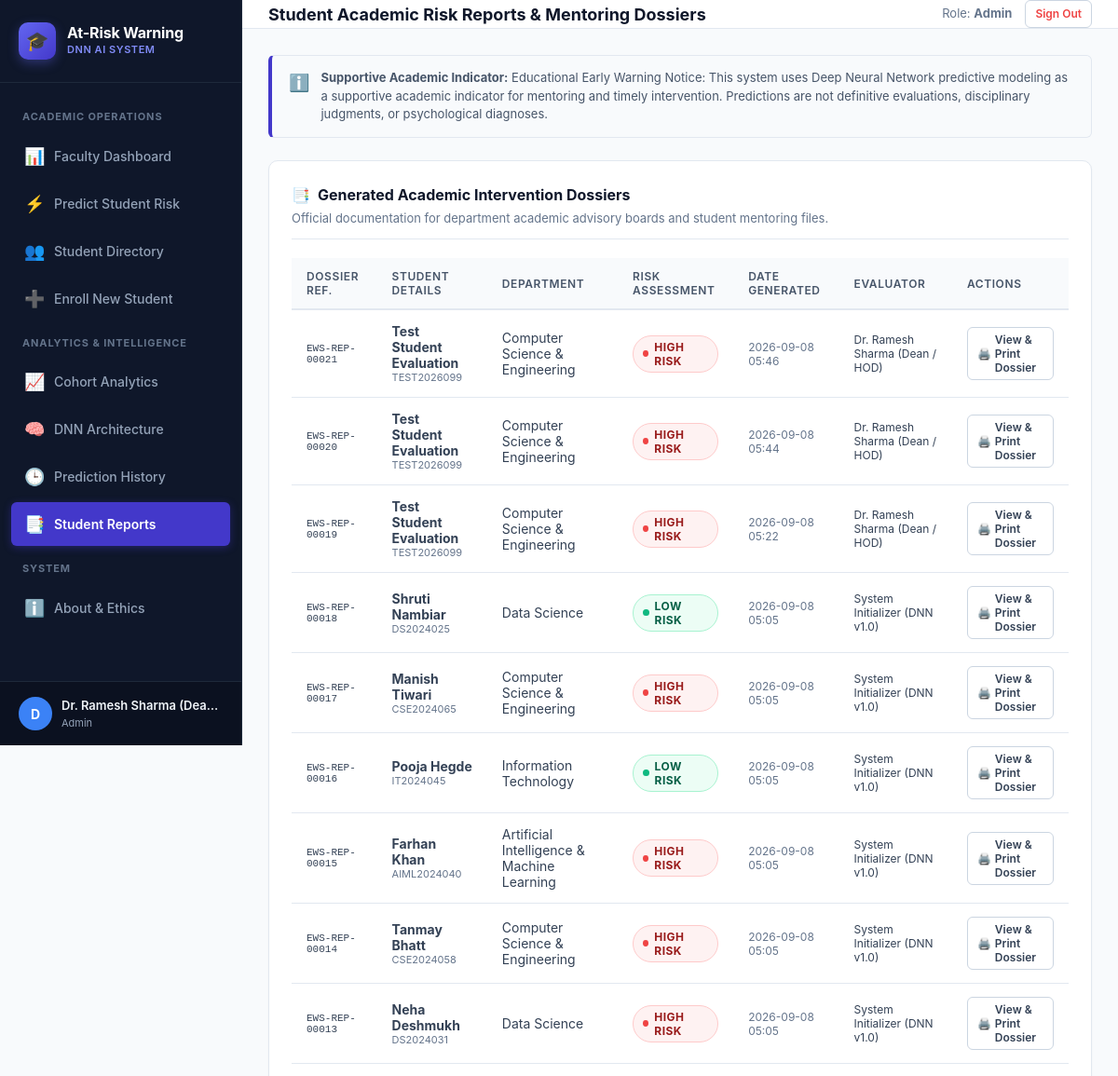
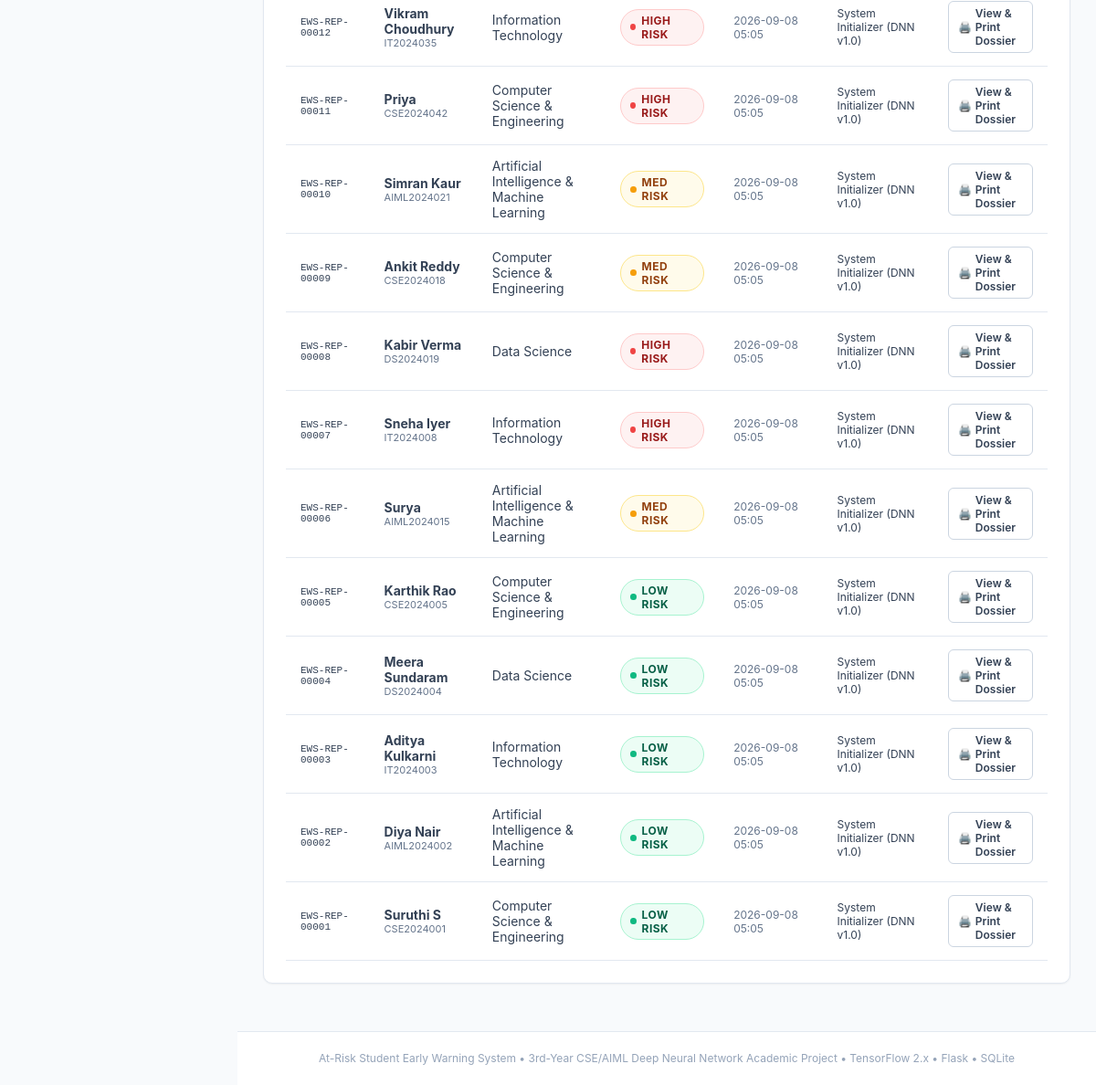
The app's page /reports (signed in) with its own data (2 pictures, top to bottom).
### tables this page shows
CREATE TABLE predictions (
    id INTEGER PRIMARY KEY AUTOINCREMENT,
    student_id TEXT NOT NULL,
    risk_level TEXT NOT NULL,
    risk_code INTEGER NOT NULL,
    confidence REAL NOT NULL,
    low_probability REAL NOT NULL,
    medium_probability REAL NOT NULL,
    high_probability REAL NOT NULL,
    predicted_by TEXT DEFAULT 'Faculty',
    recommendations TEXT,
    risk_factors TEXT,
    explanation TEXT,
    academic_record_id INTEGER,
    prediction_date TIMESTAMP DEFAULT CURRENT_TIMESTAMP,
    FOREIGN KEY (student_id) REFERENCES students(student_id) ON DELETE CASCADE,
    FOREIGN KEY (academic_record_id) REFERENCES academic_records(id) ON DELETE SET NULL
);

CREATE TABLE students (
    id INTEGER PRIMARY KEY AUTOINCREMENT,
    student_id TEXT UNIQUE NOT NULL,
    name TEXT NOT NULL,
    email TEXT UNIQUE NOT NULL,
    department TEXT NOT NULL,
    year INTEGER NOT NULL CHECK(year BETWEEN 1 AND 4),
    semester INTEGER NOT NULL CHECK(semester BETWEEN 1 AND 8),
    contact_number TEXT,
    created_at TIMESTAMP DEFAULT CURRENT_TIMESTAMP
);

### app.py (the view)
@app.route('/reports')
@login_required
@role_required('admin', 'faculty')
def reports():
    predictions_list = get_all_predictions(limit=100)
    return render_template('reports.html', predictions=predictions_list)

### app.py (called while the page is built)
def login_required(f):
    @wraps(f)
    def decorated_function(*args, **kwargs):
        if 'user_id' not in session:
            flash("Please log in to access this page.", "warning")
            return redirect(url_for('login', next=request.url))
        return f(*args, **kwargs)
    return decorated_function

def role_required(*allowed_roles):
    def decorator(f):
        @wraps(f)
        def decorated_function(*args, **kwargs):
            if 'user_id' not in session:
                flash("Please log in to continue.", "warning")
                return redirect(url_for('login'))
            user_role = session.get('role')
            if user_role not in allowed_roles:
                flash("Access denied: You do not have permissions for this section.", "danger")
                if user_role == 'student':
                    return redirect(url_for('student_dashboard'))
                return redirect(url_for('dashboard'))
            return f(*args, **kwargs)
        return decorated_function
    return decorator

@app.context_processor
def inject_globals():
    return {
        'current_user': {
            'id': session.get('user_id'),
            'username': session.get('username'),
            'role': session.get('role'),
            'full_name': session.get('full_name'),
            'student_ref_id': session.get('student_ref_id')
        },
        'risk_colors': config.RISK_COLORS,
        'disclaimer': config.DISCLAIMER_NOTICE,
        'feature_metadata': FEATURE_METADATA
    }

### utils/database.py (called while the page is built)
def get_db_connection():
    conn = sqlite3.connect(config.DATABASE_PATH)
    conn.row_factory = sqlite3.Row
    return conn

def get_all_predictions(limit=100, risk_level=None):
    conn = get_db_connection()
    query = """
    SELECT p.*, s.name, s.department, a.attendance_percentage, a.internal_marks, a.backlogs
    FROM predictions p
    JOIN students s ON p.student_id = s.student_id
    LEFT JOIN academic_records a ON p.academic_record_id = a.id
    WHERE 1=1
    """
    params = []
    if risk_level and risk_level != 'All':
        query += " AND p.risk_level = ?"
        params.append(risk_level)
    query += " ORDER BY p.id DESC LIMIT ?"
    params.append(limit)
    rows = conn.execute(query, params).fetchall()
    conn.close()
    return rows

### templates/reports.html (shortened to what this page needs)
﻿{% extends "base.html" %}
{% block header_title %}Student Academic Risk Reports & Mentoring Dossiers{% endblock %}
{% block content %}
<div class="card">
  <div class="card-header">
    <div>
      <h3><span>📑</span> Generated Academic Intervention Dossiers</h3>
      <p style="font-size: 13px; color: var(--text-muted); margin-top: 4px;">
        Official documentation for department academic advisory boards and student mentoring files.
      </p>
    </div>
  </div>
  <div class="table-responsive">
    <table class="modern-table">
      <thead>
        <tr>
          <th>Dossier Ref.</th>
          <th>Student Details</th>
          <th>Department</th>
          <th>Risk Assessment</th>
          <th>Date Generated</th>
          <th>Evaluator</th>
          <th>Actions</th>
        </tr>
      </thead>
      <tbody>
        {% for pred in predictions %}
        <tr>
          <td><code style="font-size: 11px;">EWS-REP-{{ "%05d"|format(pred.id) }}</code></td>
          <td>
            <strong>{{ pred.name }}</strong><br>
            <span style="font-size: 11px; color: var(--text-muted);">{{ pred.student_id }}</span>
          </td>
          <td>{{ pred.department }}</td>
          <td>
            {% if pred.risk_level == 'LOW RISK' %}
              <span class="badge badge-low"><span class="badge-pulse"></span> Low Risk</span>
            {% elif pred.risk_level == 'MEDIUM RISK' %}
              <span class="badge badge-medium"><span class="badge-pulse"></span> Med Risk</span>
            {% else %}
              <span class="badge badge-high"><span class="badge-pulse"></span> High Risk</span>
            {% endif %}
          </td>
          <td style="font-size: 12px; color: var(--text-muted);">{{ pred.prediction_date[:16] }}</td>
          <td style="font-size: 12px;">{{ pred.predicted_by }}</td>
          <td>
            <a href="{{ url_for('report_view', prediction_id=pred.id) }}" class="btn btn-secondary btn-sm" style="display: inline-flex; align-items: center; gap: 4px;">
              <span>🖨️</span> View & Print Dossier
            </a>
          </td>
        </tr>
        {% else %}
        <tr>
          <td colspan="7" style="text-align: center; color: var(--text-muted); padding: 32px;">
            No reports available yet. Run a prediction to create student reports.
          </td>
        </tr>
        {% endfor %}
      </tbody>
    </table>
  </div>
</div>
{% endblock %}

### templates/base.html (shortened to what this page needs)
﻿<!DOCTYPE html>
<html lang="en">
<head>
  <link rel="stylesheet" href="{{ url_for('static', filename='css/style.css') }}">
</head>
<body>
  <div class="app-container">
    {% if current_user.id %}
    <aside class="sidebar">
      <div class="sidebar-header">
        <div class="brand-icon">🎓</div>
        <div>
          <h2>At-Risk Warning</h2>
          <span>DNN AI System</span>
        </div>
      </div>
      <nav class="sidebar-nav">
        {% if current_user.role in ['admin', 'faculty'] %}
        <div class="nav-section-title">Academic Operations</div>
        <a href="{{ url_for('dashboard') }}" class="nav-link {% if request.endpoint == 'dashboard' %}active{% endif %}">
          <span class="icon">📊</span>
          <span>Faculty Dashboard</span>
        </a>
        <a href="{{ url_for('predict') }}" class="nav-link {% if request.endpoint == 'predict' %}active{% endif %}">
          <span class="icon">⚡</span>
          <span>Predict Student Risk</span>
        </a>
        <a href="{{ url_for('students') }}" class="nav-link {% if request.endpoint == 'students' %}active{% endif %}">
          <span class="icon">👥</span>
          <span>Student Directory</span>
        </a>
        <a href="{{ url_for('add_student') }}" class="nav-link {% if request.endpoint == 'add_student' %}active{% endif %}">
          <span class="icon">➕</span>
          <span>Enroll New Student</span>
        </a>
        <div class="nav-section-title">Analytics & Intelligence</div>
        <a href="{{ url_for('analytics') }}" class="nav-link {% if request.endpoint == 'analytics' %}active{% endif %}">
          <span class="icon">📈</span>
          <span>Cohort Analytics</span>
        </a>
        <a href="{{ url_for('model_performance') }}" class="nav-link {% if request.endpoint == 'model_performance' %}active{% endif %}">
          <span class="icon">🧠</span>
          <span>DNN Architecture</span>
        </a>
        <a href="{{ url_for('history') }}" class="nav-link {% if request.endpoint == 'history' %}active{% endif %}">
          <span class="icon">🕒</span>
          <span>Prediction History</span>
        </a>
        <a href="{{ url_for('reports') }}" class="nav-link {% if request.endpoint == 'reports' %}active{% endif %}">
          <span class="icon">📑</span>
          <span>Student Reports</span>
        </a>
        {% else %}
        <div class="nav-section-title">Student Portal</div>
        <a href="{{ url_for('student_dashboard') }}" class="nav-link {% if request.endpoint == 'student_dashboard' %}active{% endif %}">
          <span class="icon">👤</span>
          <span>My Academic Portal</span>
        </a>
        {% endif %}
        <div class="nav-section-title">System</div>
        <a href="{{ url_for('about') }}" class="nav-link {% if request.endpoint == 'about' %}active{% endif %}">
          <span class="icon">ℹ️</span>
          <span>About & Ethics</span>
        </a>
      </nav>
      <div class="sidebar-footer">
        <div class="user-badge">
          <div class="user-avatar">
            {{ current_user.full_name[0] if current_user.full_name else 'U' }}
          </div>
          <div class="user-info">
            <div class="name" title="{{ current_user.full_name }}">{{ current_user.full_name }}</div>
            <div class="role">{{ current_user.role }}</div>
          </div>
        </div>
      </div>
    </aside>
    {% endif %}
    <div class="main-wrapper">
      {% if current_user.id %}
      <header class="top-navbar">
        <div class="page-title">
          <h1>{% block header_title %}Early Warning Academic Portal{% endblock %}</h1>
        </div>
        <div class="top-actions">
          <span style="font-size: 13px; color: var(--text-muted);">
            Role: <strong>{{ current_user.role|capitalize }}</strong>
          </span>
          <a href="{{ url_for('logout') }}" class="btn btn-secondary btn-sm" style="color: #ef4444;">
            Sign Out
          </a>
        </div>
      </header>
      {% endif %}
      <main class="content-container">
        {% if current_user.id and request.endpoint not in ['about', 'login'] %}
        <div class="disclaimer-banner">
          <div class="disclaimer-icon">ℹ️</div>
          <div>
            <strong>Supportive Academic Indicator:</strong> {{ disclaimer }}
          </div>
        </div>
        {% endif %}
        {% block content %}{% endblock %}
      </main>
      <footer style="padding: 20px 28px; text-align: center; font-size: 12px; color: #94a3b8; border-top: 1px solid var(--border-color); background: white;">
        At-Risk Student Early Warning System &bull; 3rd-Year CSE/AIML Deep Neural Network Academic Project &bull; TensorFlow 2.x &bull; Flask &bull; SQLite
      </footer>
    </div>
  </div>
</body>
</html>

### records on screen
predictions: id "00021", name "Test Student Evaluation", student_id "TEST2026099", department "Computer Science & Engineering", risk_level "HIGH RISK" (drawn), prediction_date "2026-09-08 05:46", predicted_by "Dr. Ramesh Sharma (Dean / HOD)"
predictions: id "00020", name "Test Student Evaluation", student_id "TEST2026099", department "Computer Science & Engineering", risk_level "HIGH RISK" (drawn), prediction_date "2026-09-08 05:44", predicted_by "Dr. Ramesh Sharma (Dean / HOD)"
predictions: id "00019", name "Test Student Evaluation", student_id "TEST2026099", department "Computer Science & Engineering", risk_level "HIGH RISK" (drawn), prediction_date "2026-09-08 05:22", predicted_by "Dr. Ramesh Sharma (Dean / HOD)"
predictions: id "00018", name "Shruti Nambiar", student_id "DS2024025", department "Data Science", risk_level "LOW RISK" (drawn), prediction_date "2026-09-08 05:05", predicted_by "System Initializer (DNN v1.0)"
predictions: id "00017", name "Manish Tiwari", student_id "CSE2024065", department "Computer Science & Engineering", risk_level "HIGH RISK" (drawn), prediction_date "2026-09-08 05:05", predicted_by "System Initializer (DNN v1.0)"
predictions: id "00016", name "Pooja Hegde", student_id "IT2024045", department "Information Technology", risk_level "LOW RISK" (drawn), prediction_date "2026-09-08 05:05", predicted_by "System Initializer (DNN v1.0)"
predictions: id "00015", name "Farhan Khan", student_id "AIML2024040", department "Artificial Intelligence & Machine Learning", risk_level "HIGH RISK" (drawn), prediction_date "2026-09-08 05:05", predicted_by "System Initializer (DNN v1.0)"
predictions: id "00014", name "Tanmay Bhatt", student_id "CSE2024058", department "Computer Science & Engineering", risk_level "HIGH RISK" (drawn), prediction_date "2026-09-08 05:05", predicted_by "System Initializer (DNN v1.0)"
predictions: id "00013", name "Neha Deshmukh", student_id "DS2024031", department "Data Science", risk_level "HIGH RISK" (drawn), prediction_date "2026-09-08 05:05", predicted_by "System Initializer (DNN v1.0)"
predictions: id "00012", name "Vikram Choudhury", student_id "IT2024035", department "Information Technology", risk_level "HIGH RISK" (drawn), prediction_date "2026-09-08 05:05", predicted_by "System Initializer (DNN v1.0)"
predictions: id "00011", name "Priya", student_id "CSE2024042", department "Computer Science & Engineering", risk_level "HIGH RISK" (drawn), prediction_date "2026-09-08 05:05", predicted_by "System Initializer (DNN v1.0)"
predictions: id "00010", name "Simran Kaur", student_id "AIML2024021", department "Artificial Intelligence & Machine Learning", risk_level "MEDIUM RISK" (drawn), prediction_date "2026-09-08 05:05", predicted_by "System Initializer (DNN v1.0)"
predictions: id "00009", name "Ankit Reddy", student_id "CSE2024018", department "Computer Science & Engineering", risk_level "MEDIUM RISK" (drawn), prediction_date "2026-09-08 05:05", predicted_by "System Initializer (DNN v1.0)"
predictions: id "00008", name "Kabir Verma", student_id "DS2024019", department "Data Science", risk_level "HIGH RISK" (drawn), prediction_date "2026-09-08 05:05", predicted_by "System Initializer (DNN v1.0)"
predictions: id "00007", name "Sneha Iyer", student_id "IT2024008", department "Information Technology", risk_level "HIGH RISK" (drawn), prediction_date "2026-09-08 05:05", predicted_by "System Initializer (DNN v1.0)"
predictions: id "00006", name "Surya", student_id "AIML2024015", department "Artificial Intelligence & Machine Learning", risk_level "MEDIUM RISK" (drawn), prediction_date "2026-09-08 05:05", predicted_by "System Initializer (DNN v1.0)"
predictions: id "00005", name "Karthik Rao", student_id "CSE2024005", department "Computer Science & Engineering", risk_level "LOW RISK" (drawn), prediction_date "2026-09-08 05:05", predicted_by "System Initializer (DNN v1.0)"
predictions: id "00004", name "Meera Sundaram", student_id "DS2024004", department "Data Science", risk_level "LOW RISK" (drawn), prediction_date "2026-09-08 05:05", predicted_by "System Initializer (DNN v1.0)"
predictions: id "00003", name "Aditya Kulkarni", student_id "IT2024003", department "Information Technology", risk_level "LOW RISK" (drawn), prediction_date "2026-09-08 05:05", predicted_by "System Initializer (DNN v1.0)"
predictions: id "00002", name "Diya Nair", student_id "AIML2024002", department "Artificial Intelligence & Machine Learning", risk_level "LOW RISK" (drawn), prediction_date "2026-09-08 05:05", predicted_by "System Initializer (DNN v1.0)"
predictions: id "00001", name "Suruthi S", student_id "CSE2024001", department "Computer Science & Engineering", risk_level "LOW RISK" (drawn), prediction_date "2026-09-08 05:05", predicted_by "System Initializer (DNN v1.0)"

### other values on screen
{{ current_user.full_name[0] if current_user.full_name else 'U' }} "D"
{{ current_user.full_name }} "Dr. Ramesh Sharma (Dea…"
{{ current_user.role }} "Admin"
{{ current_user.role|capitalize }} "Admin"
